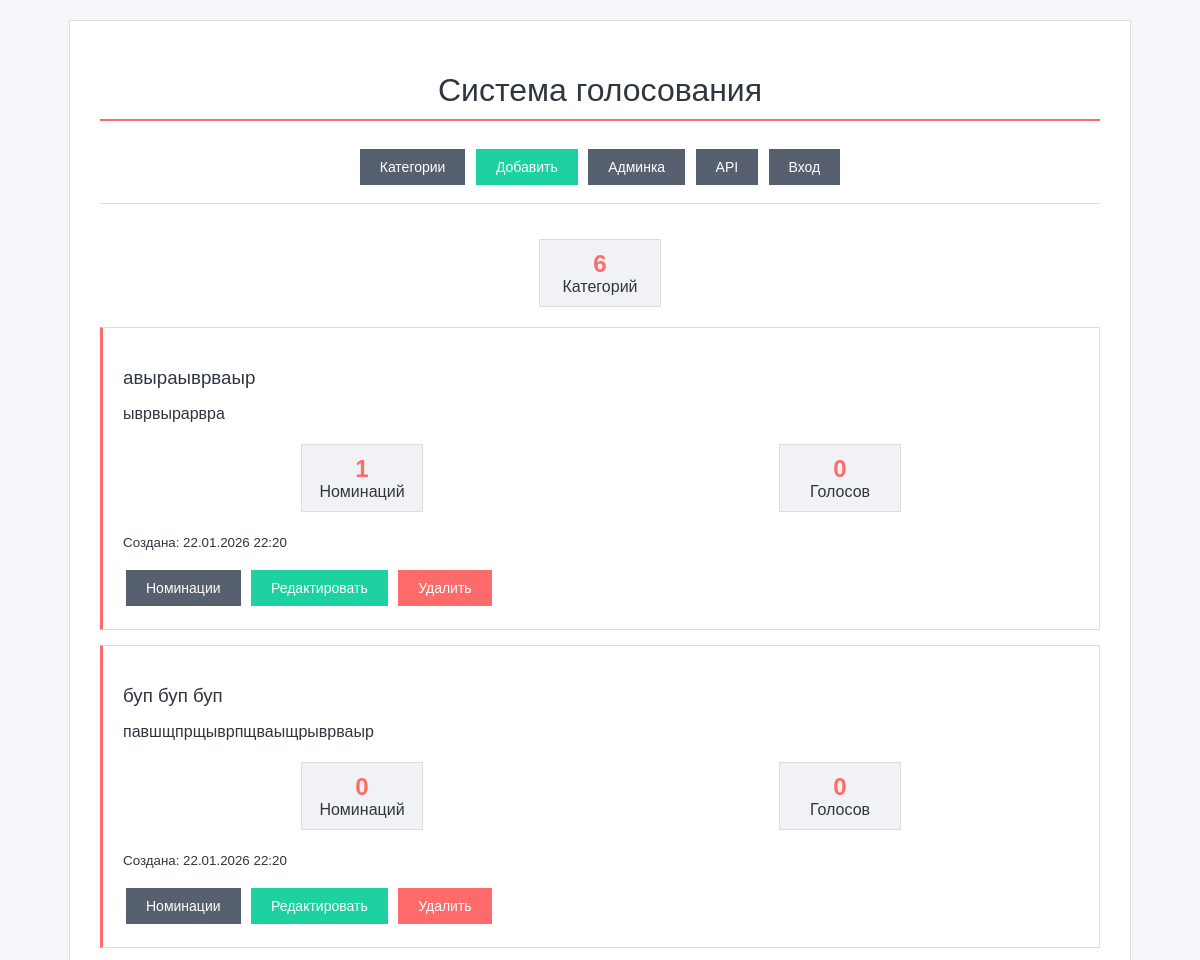
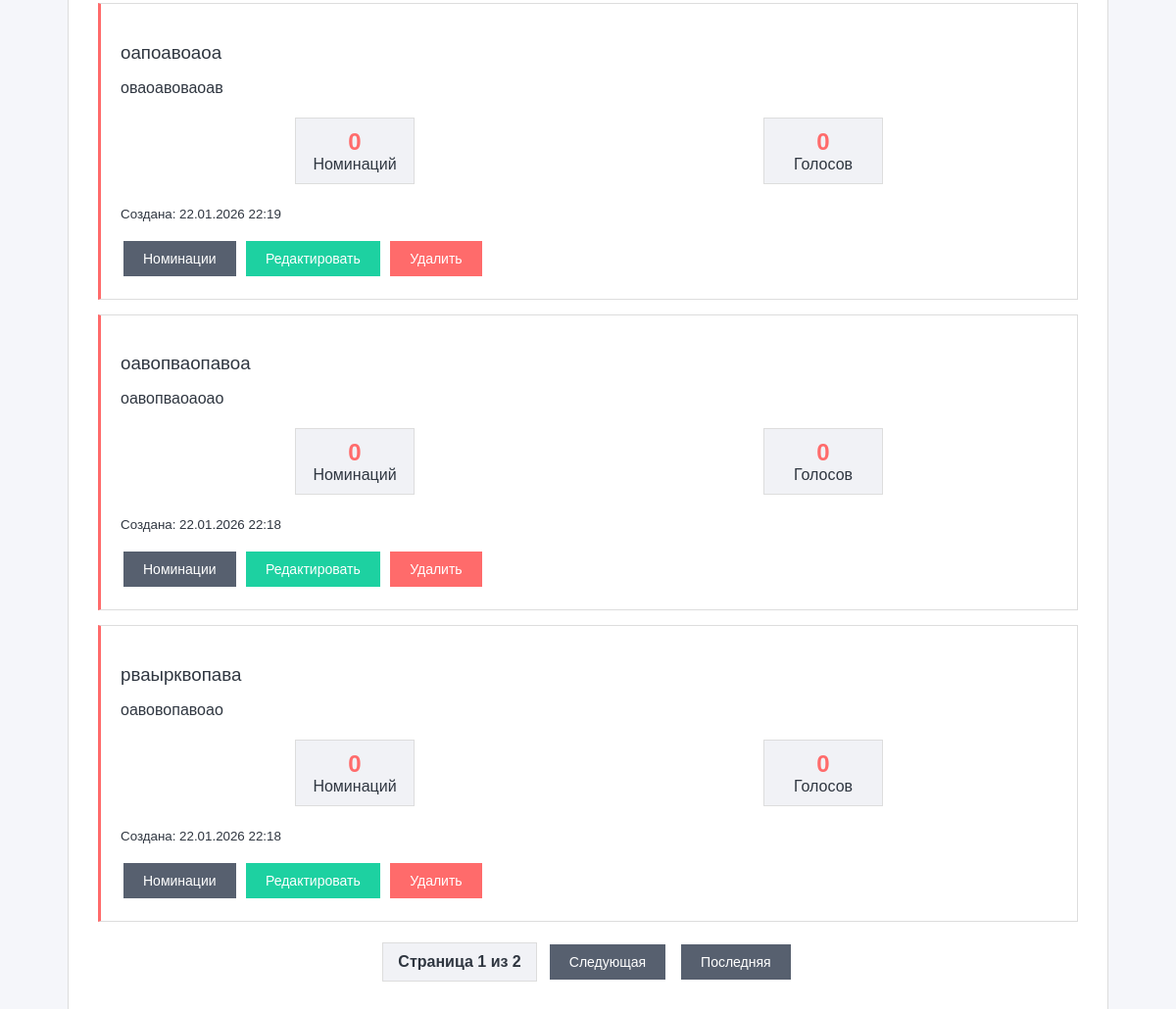
The app's page /api/web/ with its own data (2 pictures, top to bottom).
### voting_app/models.py (models this page shows, shortened)
class Category(models.Model):
    name = models.CharField(max_length=200, verbose_name="Название")
    description = models.TextField(blank=True, verbose_name="Описание")
    slug = models.SlugField(max_length=120, blank=True, verbose_name="Slug")
    image = models.ImageField(upload_to='categories/', blank=True, null=True, verbose_name="Изображение")
    is_active = models.BooleanField(default=True, verbose_name="Активна")
    is_featured = models.BooleanField(default=False, verbose_name="Рекомендуемая")
    priority = models.PositiveIntegerField(default=0, verbose_name="Приоритет")
    color = models.CharField(max_length=7, default='#0078d4', verbose_name="Цвет")
    created_at = models.DateTimeField(auto_now_add=True, verbose_name="Создана")
    updated_at = models.DateTimeField(auto_now=True, verbose_name="Обновлена")
    history = HistoricalRecords()
    class Meta:
        verbose_name = "Категория"
        verbose_name_plural = "Категории"
        ordering = ['-created_at']
        db_table = 'voting_category'
    def get_total_votes(self):
        return sum(nomination.votes.count() for nomination in self.nominations.all())

class Nomination(models.Model):
    title = models.CharField(max_length=200, verbose_name="Название")
    subtitle = models.CharField(max_length=200, blank=True, default='', verbose_name="Подзаголовок")
    description = models.TextField(blank=True, verbose_name="Описание")
    short_description = models.CharField(max_length=500, blank=True, default='', verbose_name="Краткое описание")
    category = models.ForeignKey(Category, on_delete=models.CASCADE, related_name='nominations', verbose_name="Категория")
    voting_start = models.DateTimeField(default=timezone.now, verbose_name="Начало голосования")
    voting_end = models.DateTimeField(default=timezone.now, verbose_name="Окончание голосования")
    is_active = models.BooleanField(default=True, verbose_name="Активна")
    created_at = models.DateTimeField(auto_now_add=True, verbose_name="Создана")
    updated_at = models.DateTimeField(auto_now=True, verbose_name="Обновлена")
    history = HistoricalRecords()
    class Meta:
        verbose_name = "Номинация"
        verbose_name_plural = "Номинации"
        ordering = ['-created_at']
        db_table = 'voting_nomination'

### voting_app/web_views.py (the view)
# urls.py: path('web/', web_views.category_list, name='category_list'),
def category_list(request):
    categories = Category.objects.all().order_by('-created_at')
    paginator = Paginator(categories, 5)  # 5 категорий на страницу
    page_number = request.GET.get('page')
    page_obj = paginator.get_page(page_number)
    return render(request, 'category_list.html', {
        'categories': page_obj,
        'page_obj': page_obj
    })

### templates/category_list.html (shortened to what this page needs)
{% extends 'base.html' %}
{% block content %}
<div class="stats">
    <div class="stat-item">
        <div class="stat-number">{{ page_obj.paginator.count }}</div>
        <div>Категорий</div>
    </div>
</div>
{% for category in categories %}
<div class="card">
    <h3>{{ category.name }}</h3>
    <p>{{ category.description|default:"Описание отсутствует" }}</p>
    <div class="stats">
        <div class="stat-item">
            <div class="stat-number">{{ category.nominations.count }}</div>
            <div>Номинаций</div>
        </div>
        <div class="stat-item">
            <div class="stat-number">{{ category.get_total_votes }}</div>
            <div>Голосов</div>
        </div>
    </div>
    <p><small>Создана: {{ category.created_at|date:"d.m.Y H:i" }}</small></p>
    <div style="margin-top: 15px;">
        <a href="{% url 'voting_app:category_detail' category.id %}" class="btn">Номинации</a>
        <a href="{% url 'voting_app:category_edit' category.id %}" class="btn btn-success">Редактировать</a>
        <a href="{% url 'voting_app:category_delete' category.id %}" class="btn btn-danger">Удалить</a>
    </div>
</div>
{% empty %}
<div class="card">
    <h3>Категории не найдены</h3>
    <p>Добавьте первую категорию для начала работы</p>
    <a href="{% url 'voting_app:category_create' %}" class="btn">Добавить категорию</a>
</div>
{% endfor %}
{% if page_obj.has_other_pages %}
<div class="pagination">
    <span class="current-page">
        Страница {{ page_obj.number }} из {{ page_obj.paginator.num_pages }}
    </span>
    {% if page_obj.has_next %}
        <a href="?page={{ page_obj.next_page_number }}" class="btn">Следующая</a>
        <a href="?page={{ page_obj.paginator.num_pages }}" class="btn">Последняя</a>
    {% endif %}
</div>
{% endif %}
{% endblock %}

### templates/base.html (shortened to what this page needs)
<!DOCTYPE html>
<html lang="ru">
<head>
    {% load static %}
    <link rel="stylesheet" href="{% static 'css/style.css' %}">
</head>
<body>
    <div class="container">
        <h1>Система голосования</h1>
        <nav style="text-align: center; margin-bottom: 30px; border-bottom: 1px solid #ddd; padding-bottom: 15px;">
            <a href="/api/web/" class="btn">Категории</a>
            <a href="/api/web/category/create/" class="btn btn-success">Добавить</a>
            <a href="/admin/" class="btn">Админка</a>
            <a href="/api/" class="btn">API</a>
            {% if user.is_authenticated %}
                <span style="margin: 0 10px; color: #2f3640;">Пользователь: {{ user.username }}</span>
                <a href="/accounts/logout/" class="btn btn-danger">Выход</a>
            {% else %}
                <a href="/accounts/login/" class="btn">Вход</a>
            {% endif %}
        </nav>
        {% block content %}{% endblock %}
    </div>
</body>
</html>

### static/css/style.css (style rules this page uses)
body { font-family: 'Arial', sans-serif; background: #f5f6fa; margin: 0; padding: 20px; color: #2f3640; }
.container { max-width: 1000px; margin: 0 auto; background: white; border: 1px solid #ddd; padding: 30px; }
h1, h2, h3 { color: #2f3640; margin-bottom: 15px; font-weight: 400; }
h1 { text-align: center; font-size: 2em; margin-bottom: 25px; border-bottom: 2px solid #ff6b6b; padding-bottom: 10px; }
.card { background: white; border: 1px solid #ddd; padding: 20px; margin: 15px 0; border-left: 3px solid #ff6b6b; }
.btn { background: #57606f; color: white; padding: 10px 20px; border: none; text-decoration: none; display: inline-block; margin: 3px; font-size: 14px; }
.btn-success { background: #1dd1a1; }
.btn-danger { background: #ff6b6b; }
.stats { display: flex; justify-content: space-around; margin: 15px 0; flex-wrap: wrap; }
.stat-item { text-align: center; padding: 10px; background: #f1f2f6; border: 1px solid #ddd; margin: 5px; min-width: 100px; }
.stat-number { font-size: 1.5em; font-weight: bold; color: #ff6b6b; }
.pagination { display: flex; justify-content: center; align-items: center; margin: 20px 0; gap: 10px; }
.current-page { padding: 10px 15px; background: #f1f2f6; border: 1px solid #ddd; font-weight: bold; color: #2f3640; }

### records on screen
Category: name "авыраыврваыр", description "ыврвырарвра", nominations.count "1", get_total_votes "0", created_at "22.01.2026 22:20"
Category: name "буп буп буп", description "павшщпрщыврпщваыщрыврваыр", nominations.count "0", get_total_votes "0", created_at "22.01.2026 22:20"
Category: name "оапоавоаоа", description "оваоавоваоав", nominations.count "0", get_total_votes "0", created_at "22.01.2026 22:19"
Category: name "оавопваопавоа", description "оавопваоаоао", nominations.count "0", get_total_votes "0", created_at "22.01.2026 22:18"
Category: name "рваырквопава", description "оавовопавоао", nominations.count "0", get_total_votes "0", created_at "22.01.2026 22:18"

### other values on screen
{{ page_obj.paginator.count }} "6"
{{ page_obj.number }} "1"
{{ page_obj.paginator.num_pages }} "2"
